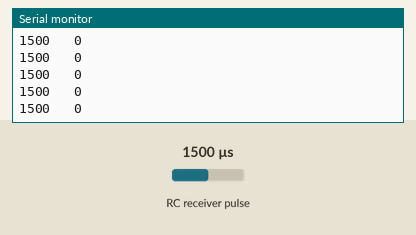
A sketch run on a simulated Arduino Uno, built with avr-gcc and run on an emulated ATmega328P. Shown: the last lines printed to the serial monitor. Wiring (inferred from the names in the program): RC receiver channel: data pin 3. The test bench sets the inputs (shaded band); at power-on: RC receiver pulse 1500 µs.

Above: at 1.2 s.
1.3 s: RC receiver pulse (sensor on pin 3) set to 1020 µs
At 2.1 s:
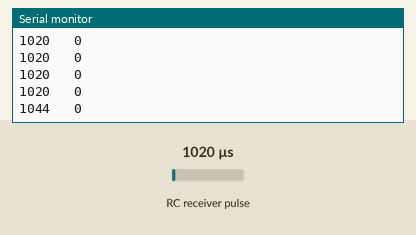
4.3 s: RC receiver pulse (sensor on pin 3) set to 1250 µs
At 4.8 s:
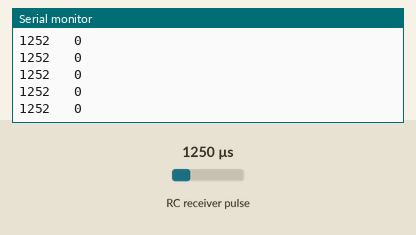
Timing chart, 0 to 7.3 s (numbered marks = the images above; inputs shaded):
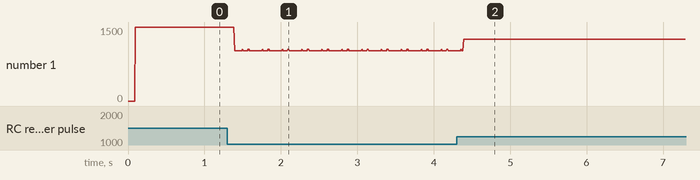

Measured:
- after the input at 1.3 s, the serial monitor: prints a new line after 0.09 s (image 1)
- after the input at 4.3 s, the serial monitor: prints a new line after 0.09 s (image 2)
- plotted number 1: 1500 → 1020 after the input at 1.3 s, 1020 → 1252 after the input at 4.3 s

The sketch:

reciever_test.ino
```cpp
/*
Steven Ortega
ME366J
Fall 2023

Code to test pwm reciever inputs. Recieves commands from a RC reciever
and prints the values.

Last Updated 11.11.2023
*/


// Define Pins
#define CH1 3     // reciever inputs
#define CH2 11

// pin Interrupt stuff
// ch1
volatile long startTime1 = 0;
volatile long currentTime1 = 0;
volatile long pulses1 = 0;
int ch1Val = 0;

// ch2
volatile long startTime2 = 0;
volatile long currentTime2 = 0;
volatile long pulses2 = 0;
int ch2Val = 0;


void setup() {
  Serial.begin(9600);

  // Setup pins to read channels
  pinMode(CH1, INPUT);
  pinMode(CH2, INPUT);
  attachInterrupt(digitalPinToInterrupt(CH1), pulseTimer1, CHANGE);
  attachInterrupt(digitalPinToInterrupt(CH2), pulseTimer2, CHANGE);
}

void loop() {
  // only save pulses less than 2000 microseconds
  if (pulses1 < 2000){
    ch1Val = pulses1;
  }
  if (pulses2 < 2000){
    ch2Val = pulses2;
  }


  Serial.print(ch1Val);
  Serial.print("   ");
  Serial.println(ch2Val);

}

// read signal pulse on ch1
void pulseTimer1 (){
  currentTime1 = micros();
  if (currentTime1 > startTime1){
    pulses1 = currentTime1 - startTime1;
    startTime1 = currentTime1;
  }
}

// read signal pulse on ch2
void pulseTimer2 (){
  currentTime2 = micros();
  if (currentTime2 > startTime2){
    pulses2 = currentTime2 - startTime2;
    startTime2 = currentTime2;
  }
}
```
